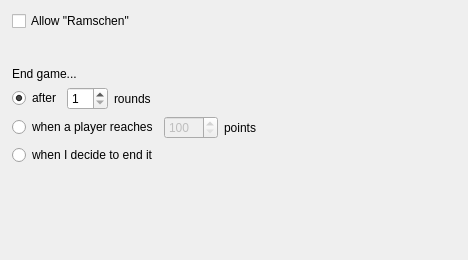
<?xml version="1.0" encoding="UTF-8"?>
<ui version="4.0">
 <class>SkatLiveGameOptionsWidget</class>
 <widget class="QWizardPage" name="SkatLiveGameOptionsWidget">
  <property name="geometry">
   <rect>
    <x>0</x>
    <y>0</y>
    <width>468</width>
    <height>260</height>
   </rect>
  </property>
  <property name="windowTitle">
   <string>WizardPage</string>
  </property>
  <layout class="QVBoxLayout" name="verticalLayout_3">
   <property name="leftMargin">
    <number>12</number>
   </property>
   <item>
    <widget class="QCheckBox" name="checkBoxMitRamschen">
     <property name="text">
      <string>Allow &quot;Ramschen&quot;</string>
     </property>
    </widget>
   </item>
   <item>
    <spacer name="verticalSpacer_2">
     <property name="orientation">
      <enum>Qt::Vertical</enum>
     </property>
     <property name="sizeType">
      <enum>QSizePolicy::Fixed</enum>
     </property>
     <property name="sizeHint" stdset="0">
      <size>
       <width>20</width>
       <height>30</height>
      </size>
     </property>
    </spacer>
   </item>
   <item>
    <widget class="QLabel" name="label_3">
     <property name="sizePolicy">
      <sizepolicy hsizetype="Preferred" vsizetype="Fixed">
       <horstretch>0</horstretch>
       <verstretch>0</verstretch>
      </sizepolicy>
     </property>
     <property name="text">
      <string>End game...</string>
     </property>
    </widget>
   </item>
   <item>
    <layout class="QHBoxLayout" name="horizontalLayout">
     <property name="bottomMargin">
      <number>0</number>
     </property>
     <item>
      <widget class="QRadioButton" name="radioButtonRounds">
       <property name="sizePolicy">
        <sizepolicy hsizetype="Fixed" vsizetype="Fixed">
         <horstretch>0</horstretch>
         <verstretch>0</verstretch>
        </sizepolicy>
       </property>
       <property name="text">
        <string>after</string>
       </property>
       <property name="checked">
        <bool>true</bool>
       </property>
       <attribute name="buttonGroup">
        <string>buttonGroup</string>
       </attribute>
      </widget>
     </item>
     <item>
      <widget class="QSpinBox" name="spinBoxRounds">
       <property name="sizePolicy">
        <sizepolicy hsizetype="Fixed" vsizetype="Fixed">
         <horstretch>0</horstretch>
         <verstretch>0</verstretch>
        </sizepolicy>
       </property>
       <property name="alignment">
        <set>Qt::AlignLeading|Qt::AlignLeft|Qt::AlignVCenter</set>
       </property>
       <property name="minimum">
        <number>1</number>
       </property>
       <property name="value">
        <number>1</number>
       </property>
      </widget>
     </item>
     <item>
      <widget class="QLabel" name="label">
       <property name="text">
        <string>rounds</string>
       </property>
      </widget>
     </item>
    </layout>
   </item>
   <item>
    <layout class="QHBoxLayout" name="horizontalLayout_2">
     <property name="bottomMargin">
      <number>0</number>
     </property>
     <item>
      <widget class="QRadioButton" name="radioButtonPoints">
       <property name="sizePolicy">
        <sizepolicy hsizetype="Fixed" vsizetype="Fixed">
         <horstretch>0</horstretch>
         <verstretch>0</verstretch>
        </sizepolicy>
       </property>
       <property name="text">
        <string>when a player reaches</string>
       </property>
       <attribute name="buttonGroup">
        <string>buttonGroup</string>
       </attribute>
      </widget>
     </item>
     <item>
      <widget class="QSpinBox" name="spinBoxPoints">
       <property name="enabled">
        <bool>false</bool>
       </property>
       <property name="sizePolicy">
        <sizepolicy hsizetype="Fixed" vsizetype="Fixed">
         <horstretch>0</horstretch>
         <verstretch>0</verstretch>
        </sizepolicy>
       </property>
       <property name="minimum">
        <number>100</number>
       </property>
       <property name="maximum">
        <number>1000</number>
       </property>
      </widget>
     </item>
     <item>
      <widget class="QLabel" name="label_2">
       <property name="text">
        <string>points</string>
       </property>
      </widget>
     </item>
    </layout>
   </item>
   <item>
    <layout class="QHBoxLayout" name="horizontalLayout_3">
     <property name="bottomMargin">
      <number>0</number>
     </property>
     <item>
      <widget class="QRadioButton" name="radioButtonNever">
       <property name="text">
        <string>when I decide to end it</string>
       </property>
      </widget>
     </item>
    </layout>
   </item>
   <item>
    <spacer name="verticalSpacer">
     <property name="orientation">
      <enum>Qt::Vertical</enum>
     </property>
     <property name="sizeHint" stdset="0">
      <size>
       <width>20</width>
       <height>40</height>
      </size>
     </property>
    </spacer>
   </item>
  </layout>
 </widget>
 <resources/>
 <connections/>
 <buttongroups>
  <buttongroup name="buttonGroup"/>
 </buttongroups>
</ui>
